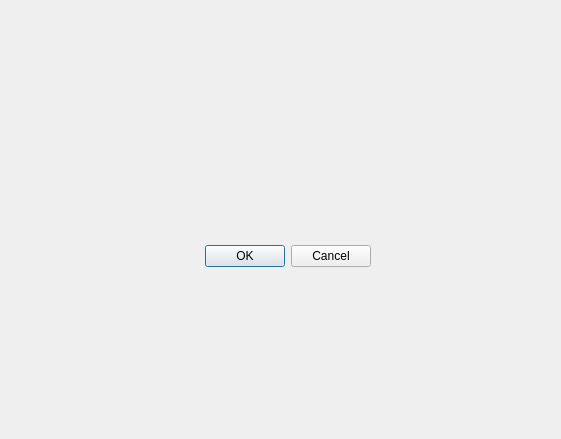
<?xml version="1.0" encoding="UTF-8"?>
<ui version="4.0">
 <class>about</class>
 <widget class="QDialog" name="about">
  <property name="geometry">
   <rect>
    <x>0</x>
    <y>0</y>
    <width>561</width>
    <height>439</height>
   </rect>
  </property>
  <property name="windowTitle">
   <string>Dialog</string>
  </property>
  <widget class="QDialogButtonBox" name="buttonBox">
   <property name="geometry">
    <rect>
     <x>30</x>
     <y>240</y>
     <width>341</width>
     <height>32</height>
    </rect>
   </property>
   <property name="orientation">
    <enum>Qt::Horizontal</enum>
   </property>
   <property name="standardButtons">
    <set>QDialogButtonBox::Cancel|QDialogButtonBox::Ok</set>
   </property>
  </widget>
 </widget>
 <resources/>
 <connections>
  <connection>
   <sender>buttonBox</sender>
   <signal>accepted()</signal>
   <receiver>about</receiver>
   <slot>accept()</slot>
   <hints>
    <hint type="sourcelabel">
     <x>248</x>
     <y>254</y>
    </hint>
    <hint type="destinationlabel">
     <x>157</x>
     <y>274</y>
    </hint>
   </hints>
  </connection>
  <connection>
   <sender>buttonBox</sender>
   <signal>rejected()</signal>
   <receiver>about</receiver>
   <slot>reject()</slot>
   <hints>
    <hint type="sourcelabel">
     <x>316</x>
     <y>260</y>
    </hint>
    <hint type="destinationlabel">
     <x>286</x>
     <y>274</y>
    </hint>
   </hints>
  </connection>
 </connections>
</ui>
